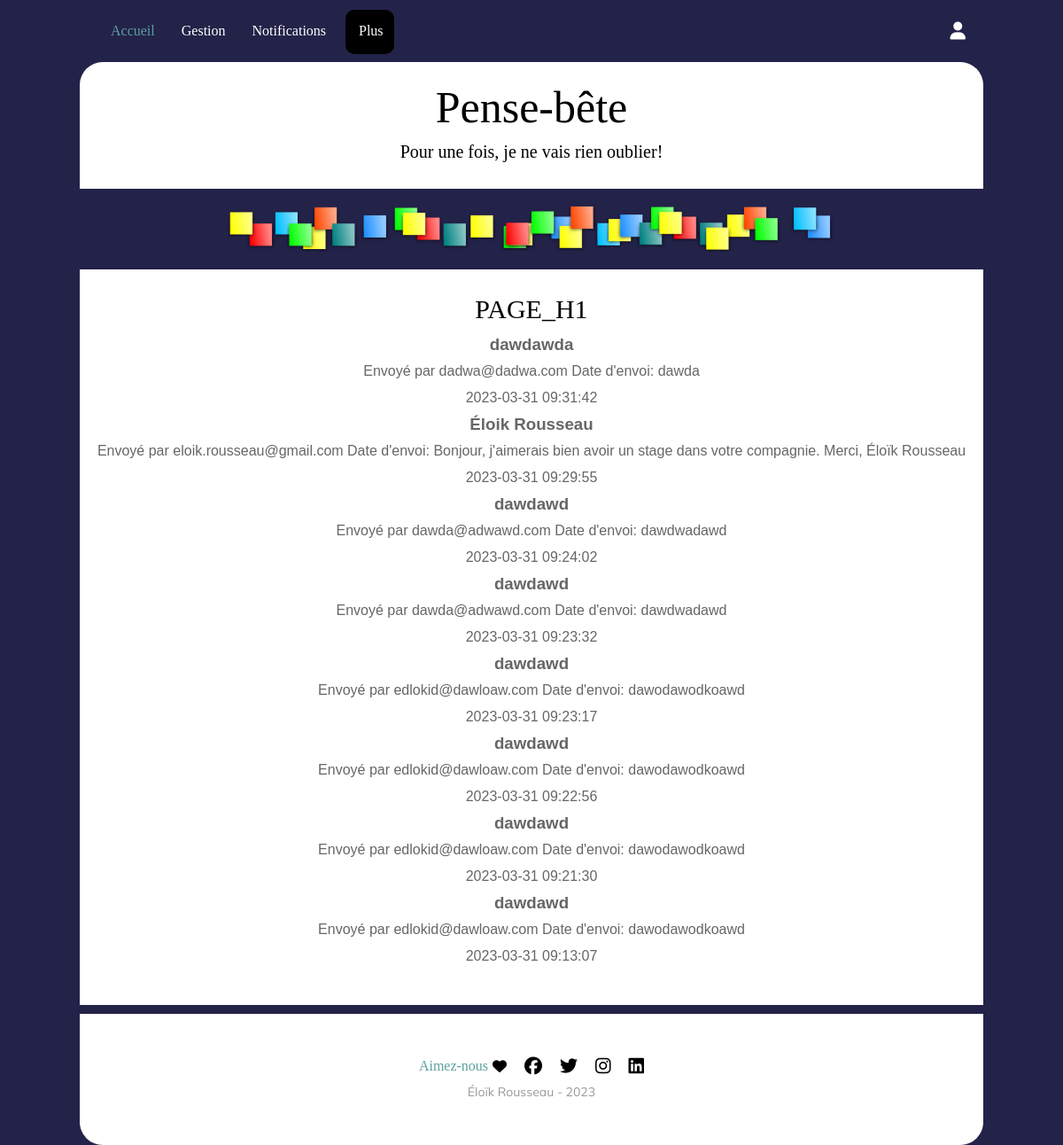
/contacts.php, run on the app's committed database.
### tables this page shows
CREATE TABLE `contacts` (
  `id` int NOT NULL,
  `date_envoi` datetime DEFAULT CURRENT_TIMESTAMP,
  `nom` varchar(255) NOT NULL,
  `email` varchar(255) NOT NULL,
  `objet` varchar(255) NOT NULL,
  `message` text
);

### contacts.php (the view, shortened to what this page needs)
<?php
require_once "include/entete.inc";
?>
<div class="contenu mes-contacts">
    <h2><?php echo PAGE_H1 ?></h2>
    <div class="contacts">
        <?php
        $requete = "SELECT nom, email, message, date_envoi FROM contacts ORDER BY date_envoi DESC;";
        $resultat = $mysqli->query($requete);
        if ($resultat) {
            if ($mysqli->affected_rows > 0)
            {
                while ($data = $resultat->fetch_row()) {
                    echo "<div class='message'>
                            <h3>$data[0]</h3>
                            <span>Envoyé par $data[1]</span>
                            <span>Date d'envoi: $data[2]</span>
                            <p>$data[3]</p>
                      </div>";
                }
            } else {
                echo "<h3>Aucun contact n'a été trouvé.</h3>";
            }
        } else {
            echo "<h3 class='erreur'>Il y a eu une erreur lors du téléchargement des contacts.</h3>";
        }
        ?>
    </div>
</div>
<?php require "include/pied-page.inc" ?>
</div>
</div>
</body>
</html>

### css/style.css (style rules this page uses)
* { margin: 0; padding: 0; box-sizing: border-box; }
body { --couleur-accent: #5C9FA0; --couleur-menu: #E5E7EB; --couleur-menu-accent: #D7DAE0; padding: 0; margin: auto; width: 85%; background: #f3f4f6; -webkit-text-size-adjust: none; }
p { padding: 0 !important; margin: 0 !important }
h2 { color: #000000; font-family: 'Playfair Display', Georgia, serif; font-size: 30px; text-align: center; font-weight: normal; margin: 10px 0; }
.contenu { background-color: #ffffff; padding: 20px 15px; color: #666666; font-family: 'Muli', Arial, sans-serif; font-size: 16px; line-height: 30px; text-align: center; padding-bottom: 40px; margin-bottom: 10px; position: relative; z-index: -1; }

### css/mes-styles.css (style rules this page uses)
body { background-color: #232249; }
.contenu { display: flex; flex-direction: column; align-items: center; justify-content: center; z-index: 1; }

### data on the page
contacts: nom "dawdawda", email "dadwa@dadwa.com", message "dawda", date_envoi "2023-03-31 09:31:42"
contacts: nom "Éloik Rousseau", email "eloik.rousseau@gmail.com", message "Bonjour, j'aimerais bien avoir un stage dans votre compagnie. Merci, Éloïk Rousseau", date_envoi "2023-03-31 09:29:55"
contacts: nom "dawdawd", email "dawda@adwawd.com", message "dawdwadawd", date_envoi "2023-03-31 09:24:02"
contacts: nom "dawdawd", email "dawda@adwawd.com", message "dawdwadawd", date_envoi "2023-03-31 09:23:32"
contacts: nom "dawdawd", email "edlokid@dawloaw.com", message "dawodawodkoawd", date_envoi "2023-03-31 09:23:17"
contacts: nom "dawdawd", email "edlokid@dawloaw.com", message "dawodawodkoawd", date_envoi "2023-03-31 09:22:56"
contacts: nom "dawdawd", email "edlokid@dawloaw.com", message "dawodawodkoawd", date_envoi "2023-03-31 09:21:30"
contacts: nom "dawdawd", email "edlokid@dawloaw.com", message "dawodawodkoawd", date_envoi "2023-03-31 09:13:07"

### other printed values
PAGE_H1 "PAGE_H1"
